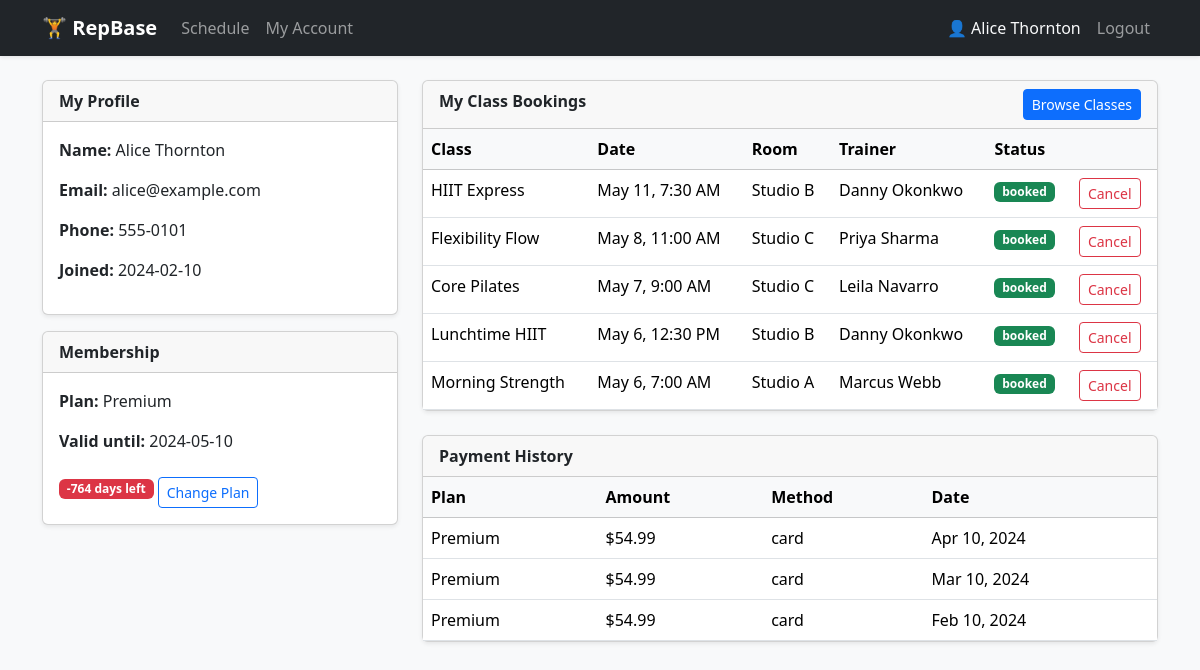
The app's page /my_account.php (signed in) with its own data.
### tables this page shows
CREATE TABLE member (
    Member_id  INT UNSIGNED AUTO_INCREMENT PRIMARY KEY,
    Name       VARCHAR(120)  NOT NULL,
    Email      VARCHAR(180)  NOT NULL UNIQUE,
    Password   VARCHAR(255)  NOT NULL,
    Phone      VARCHAR(30)   DEFAULT NULL,
    JoinDate   DATE          NOT NULL DEFAULT (CURDATE())
);

CREATE TABLE membership (
    Membership_id INT UNSIGNED AUTO_INCREMENT PRIMARY KEY,
    Member_id     INT UNSIGNED NOT NULL,
    Plan_id       INT UNSIGNED NOT NULL,
    StartDate     DATE         NOT NULL,
    EndDate       DATE         NOT NULL,
    Active        TINYINT(1)   NOT NULL DEFAULT 1,
    CONSTRAINT fk_ms_member FOREIGN KEY (Member_id) REFERENCES member (Member_id) ON DELETE CASCADE,
    CONSTRAINT fk_ms_plan   FOREIGN KEY (Plan_id)   REFERENCES plan   (Plan_id)   ON DELETE RESTRICT
);

CREATE TABLE plan (
    Plan_id      INT UNSIGNED AUTO_INCREMENT PRIMARY KEY,
    Name         VARCHAR(80)    NOT NULL,
    PriceMonthly DECIMAL(8,2)   NOT NULL,
    DurationDays INT UNSIGNED   NOT NULL
);

CREATE TABLE booking (
    Booking_id INT UNSIGNED AUTO_INCREMENT PRIMARY KEY,
    Class_id   INT UNSIGNED NOT NULL,
    Member_id  INT UNSIGNED NOT NULL,
    BookedAt   DATETIME     NOT NULL DEFAULT CURRENT_TIMESTAMP,
    Status     ENUM('booked','waitlisted','cancelled') NOT NULL DEFAULT 'booked',
    CONSTRAINT fk_bk_class  FOREIGN KEY (Class_id)  REFERENCES class  (Class_id)  ON DELETE CASCADE,
    CONSTRAINT fk_bk_member FOREIGN KEY (Member_id) REFERENCES member (Member_id) ON DELETE CASCADE,
    CONSTRAINT uq_class_member UNIQUE (Class_id, Member_id)
);

CREATE TABLE class (
    Class_id   INT UNSIGNED AUTO_INCREMENT PRIMARY KEY,
    Title      VARCHAR(120)  NOT NULL,
    Trainer_id INT UNSIGNED  NOT NULL,
    StartsAt   DATETIME      NOT NULL,
    Capacity   INT UNSIGNED  NOT NULL DEFAULT 20,
    Room       VARCHAR(60)   DEFAULT NULL,
    CONSTRAINT fk_cl_trainer FOREIGN KEY (Trainer_id) REFERENCES trainer (Trainer_id) ON DELETE RESTRICT
);

CREATE TABLE trainer (
    Trainer_id INT UNSIGNED AUTO_INCREMENT PRIMARY KEY,
    Name       VARCHAR(120) NOT NULL,
    Specialty  VARCHAR(120) DEFAULT NULL
);

CREATE TABLE payment (
    Payment_id    INT UNSIGNED AUTO_INCREMENT PRIMARY KEY,
    Member_id     INT UNSIGNED   NOT NULL,
    Membership_id INT UNSIGNED   NOT NULL,
    Amount        DECIMAL(8,2)   NOT NULL,
    PaidAt        DATETIME       NOT NULL DEFAULT CURRENT_TIMESTAMP,
    Method        ENUM('cash','card','bank_transfer') NOT NULL DEFAULT 'card',
    CONSTRAINT fk_pay_member     FOREIGN KEY (Member_id)     REFERENCES member     (Member_id)     ON DELETE CASCADE,
    CONSTRAINT fk_pay_membership FOREIGN KEY (Membership_id) REFERENCES membership (Membership_id) ON DELETE CASCADE
);

### my_account.php (the view, shortened to what this page needs)
<?php
require_once __DIR__ . '/helpers.php';
$member = require_member();
$db     = db();
$mid    = $member['id'];
$stmt = $db->prepare("SELECT * FROM member WHERE Member_id = ?");
$stmt->execute([$mid]);
$memberInfo = $stmt->fetch();
$stmt = $db->prepare("
    SELECT ms.*, p.Name AS PlanName, p.PriceMonthly
    FROM membership ms
    JOIN plan p ON p.Plan_id = ms.Plan_id
    WHERE ms.Member_id = ? AND ms.Active = 1
    ORDER BY ms.EndDate DESC
    LIMIT 1
");
$stmt->execute([$mid]);
$activeMembership = $stmt->fetch();
$stmt = $db->prepare("
    SELECT b.*, c.Title AS ClassTitle, c.StartsAt, c.Room, t.Name AS TrainerName
    FROM booking b
    JOIN class c ON c.Class_id = b.Class_id
    JOIN trainer t ON t.Trainer_id = c.Trainer_id
    WHERE b.Member_id = ?
    ORDER BY c.StartsAt DESC
");
$stmt->execute([$mid]);
$bookings = $stmt->fetchAll();
$stmt = $db->prepare("
    SELECT pay.*, p.Name AS PlanName
    FROM payment pay
    JOIN membership ms ON ms.Membership_id = pay.Membership_id
    JOIN plan p ON p.Plan_id = ms.Plan_id
    WHERE pay.Member_id = ?
    ORDER BY pay.PaidAt DESC
");
$stmt->execute([$mid]);
$payments = $stmt->fetchAll();
?>
<div class="container">
  <div class="row">
    <div class="col-md-4 mb-4">
      <div class="card shadow-sm">
        <div class="card-header fw-bold">My Profile</div>
        <div class="card-body">
          <p><strong>Name:</strong> <?= e($memberInfo['Name']) ?></p>
          <p><strong>Email:</strong> <?= e($memberInfo['Email']) ?></p>
          <p><strong>Phone:</strong> <?= e($memberInfo['Phone'] ?? '—') ?></p>
          <p><strong>Joined:</strong> <?= e($memberInfo['JoinDate']) ?></p>
        </div>
      </div>
      <div class="card shadow-sm mt-3">
        <div class="card-header fw-bold">Membership</div>
        <div class="card-body">
          <?php if ($activeMembership): ?>
            <p><strong>Plan:</strong> <?= e($activeMembership['PlanName']) ?></p>
            <p><strong>Valid until:</strong> <?= e($activeMembership['EndDate']) ?></p>
            <?php
            $daysLeft = (int)ceil((strtotime($activeMembership['EndDate']) - time()) / 86400);
            $badgeCls = $daysLeft <= 7 ? 'bg-danger' : ($daysLeft <= 14 ? 'bg-warning text-dark' : 'bg-success');
            ?>
            <span class="badge <?= $badgeCls ?>"><?= $daysLeft ?> days left</span>
          <?php else: ?>
            <p class="text-muted">No active membership.</p>
          <?php endif; ?>
          <a href="membership.php" class="btn btn-sm btn-outline-primary mt-2">
            <?= $activeMembership ? 'Change Plan' : 'Get a Membership' ?>
          </a>
        </div>
      </div>
    </div>
    <div class="col-md-8 mb-4">
      <div class="card shadow-sm mb-4">
        <div class="card-header fw-bold d-flex justify-content-between">
          My Class Bookings
          <a href="index.php" class="btn btn-sm btn-primary">Browse Classes</a>
        </div>
        <div class="card-body p-0">
          <?php if (empty($bookings)): ?>
            <p class="p-3 text-muted">No bookings yet.</p>
          <?php else: ?>
          <div class="table-responsive">
            <table class="table table-hover mb-0">
              <thead class="table-light">
                <tr>
                  <th>Class</th><th>Date</th><th>Room</th><th>Trainer</th><th>Status</th><th></th>
                </tr>
              </thead>
              <tbody>
                <?php foreach ($bookings as $bk):
                    $statusCls = match($bk['Status']) {
                        'booked'     => 'bg-success',
                        'waitlisted' => 'bg-warning text-dark',
                        'cancelled'  => 'bg-secondary',
                        default      => 'bg-light text-dark',
                    };
                ?>
                <tr>
                  <td><?= e($bk['ClassTitle']) ?></td>
                  <td><?= e(date('M j, g:i A', strtotime($bk['StartsAt']))) ?></td>
                  <td><?= e($bk['Room']) ?></td>
                  <td><?= e($bk['TrainerName']) ?></td>
                  <td><span class="badge <?= $statusCls ?>"><?= e($bk['Status']) ?></span></td>
                  <td>
                    <?php if ($bk['Status'] !== 'cancelled'): ?>
                    <a href="cancel_booking.php?id=<?= (int)$bk['Booking_id'] ?>"
                       class="btn btn-sm btn-outline-danger">Cancel</a>
                    <?php endif; ?>
                  </td>
                </tr>
                <?php endforeach; ?>
              </tbody>
            </table>
          </div>
          <?php endif; ?>
        </div>
      </div>
      <div class="card shadow-sm">
        <div class="card-header fw-bold">Payment History</div>
        <div class="card-body p-0">
          <?php if (empty($payments)): ?>
            <p class="p-3 text-muted">No payments recorded.</p>
          <?php else: ?>
          <div class="table-responsive">
            <table class="table table-hover mb-0">
              <thead class="table-light">
                <tr><th>Plan</th><th>Amount</th><th>Method</th><th>Date</th></tr>
              </thead>
              <tbody>
                <?php foreach ($payments as $pay): ?>
                <tr>
                  <td><?= e($pay['PlanName']) ?></td>
                  <td>$<?= number_format((float)$pay['Amount'], 2) ?></td>
                  <td><?= e($pay['Method']) ?></td>
                  <td><?= e(date('M j, Y', strtotime($pay['PaidAt']))) ?></td>
                </tr>
                <?php endforeach; ?>
              </tbody>
            </table>
          </div>
          <?php endif; ?>
        </div>
      </div>
    </div>
  </div>
</div>

### styles.css (style rules this page uses)
body { background-color: #f8f9fa; }

### records on screen
member: Name "Alice Thornton", Email "alice@example.com", Phone "555-0101", JoinDate "2024-02-10"
membership: Plan.Name "Premium", EndDate "2024-05-10", EndDate "-764"
booking: Class.Title "HIIT Express", Class.StartsAt "May 11, 7:30 AM", Class.Room "Studio B", trainer.Name "Danny Okonkwo", Status "booked"
booking: Class.Title "Flexibility Flow", Class.StartsAt "May 8, 11:00 AM", Class.Room "Studio C", trainer.Name "Priya Sharma", Status "booked"
booking: Class.Title "Core Pilates", Class.StartsAt "May 7, 9:00 AM", Class.Room "Studio C", trainer.Name "Leila Navarro", Status "booked"
booking: Class.Title "Lunchtime HIIT", Class.StartsAt "May 6, 12:30 PM", Class.Room "Studio B", trainer.Name "Danny Okonkwo", Status "booked"
booking: Class.Title "Morning Strength", Class.StartsAt "May 6, 7:00 AM", Class.Room "Studio A", trainer.Name "Marcus Webb", Status "booked"
payment: plan.Name "Premium", Amount "54.99", Method "card", PaidAt "Apr 10, 2024"
payment: plan.Name "Premium", Amount "54.99", Method "card", PaidAt "Mar 10, 2024"
payment: plan.Name "Premium", Amount "54.99", Method "card", PaidAt "Feb 10, 2024"

### other values on screen
APP_NAME "RepBase"
$_SESSION['member_name'] "Alice Thornton"
